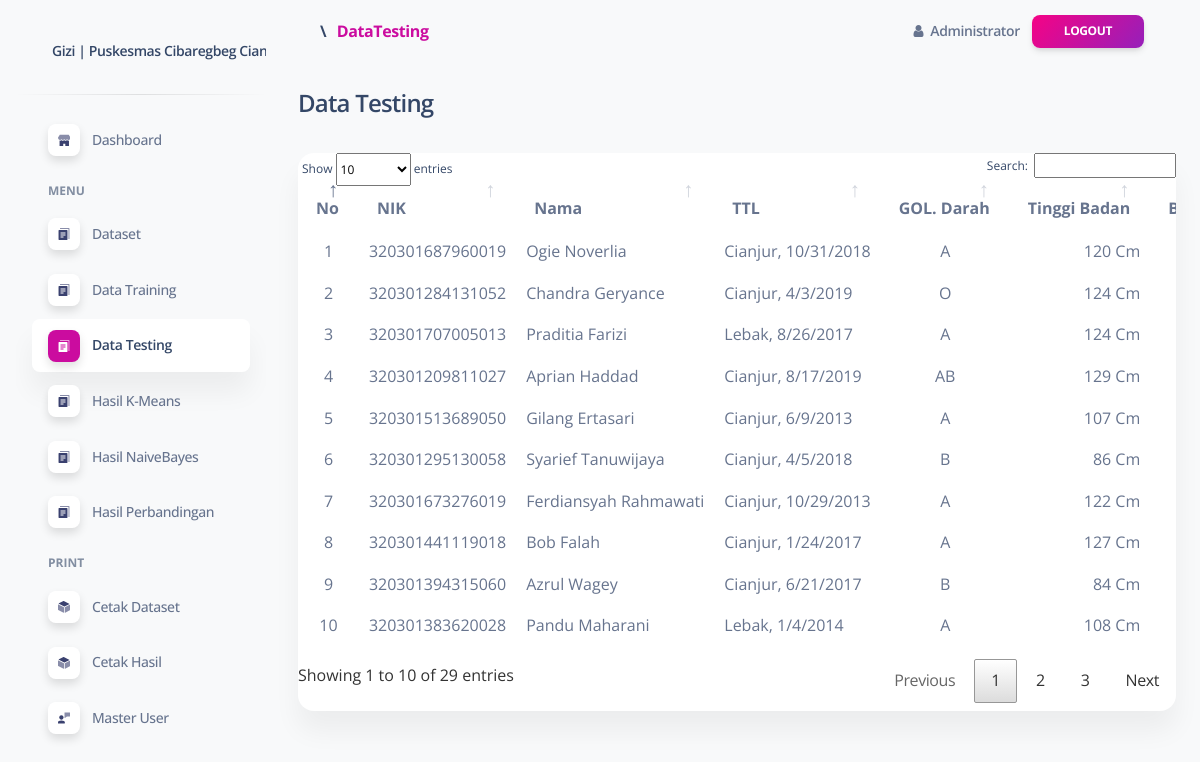
/portal/media.php?module=dataTesting (signed in), run on the app's committed database.
### tables this page shows
CREATE TABLE `dataset` (
  `id` int(255) NOT NULL,
  `nik` varchar(255) NOT NULL,
  `nama` varchar(255) NOT NULL,
  `tb` varchar(255) NOT NULL,
  `bb` varchar(255) NOT NULL,
  `jenisKelamin` varchar(255) NOT NULL,
  `tanggalLahir` varchar(20) NOT NULL,
  `golDar` varchar(10) NOT NULL,
  `tempatLahir` varchar(255) NOT NULL,
  `jenisData` varchar(255) NOT NULL,
  `IMT_status` varchar(255) NOT NULL
);

### portal/module/dataTesting/index.php (the view)
<div class="row">
    <div class="col-sm-12">
        <?php
        include_once '../../config/koneksi.php';
        $query = mysqli_query($conn, "SELECT * FROM dataset WHERE jenisData='testing'");
        ?>
        <h4>Data Testing</h4><br>
        <div class="col-sm-12">
            <div class="card">
                <div class="card-body px-0 pt-0 pb-2">
                    <div class="table-responsive p-0">
                        <table class="table" id="datatablesDataset">
                            <thead class="thead-dark">
                                <tr>
                                    <th scope="col" align="center">No</th>
                                    <th scope="col">NIK</th>
                                    <th scope="col">Nama</th>
                                    <th scope="col">TTL</th>
                                    <th scope="col">GOL. Darah</th>
                                    <th scope="col">Tinggi Badan</th>
                                    <th scope="col">Berat Badan</th>
                                </tr>
                            </thead>
                            <tbody>
                                <?php if (mysqli_num_rows($query) > 0) { ?>
                                    <?php
                                    $no = 1;
                                    while ($data = mysqli_fetch_array($query)) {
                                    ?>
                                        <tr>
                                            <td align="center"><?php echo $no ?></td>
                                            <td><?php echo $data["nik"]; ?></td>
                                            <td><?php echo $data["nama"]; ?></td>
                                            <td><?php echo $data["tempatLahir"] . ", " . $data["tanggalLahir"]; ?></td>
                                            <td align="center"><?php echo $data["golDar"]; ?></td>
                                            <td align="right"><?php echo $data["tb"]; ?> Cm</td>
                                            <td align="right"><?php echo $data["bb"]; ?> Kg</td>
                                        </tr>
                                    <?php $no++;
                                    } ?>
                                <?php } ?>
                            </tbody>
                        </table>
                    </div>
                </div>
            </div>
        </div>

### portal/layout/head.php (style rules this page uses)
th { text-align: left; }

### data on the page
dataset: nik "320301687960019", nama "Ogie Noverlia", tempatLahir "Cianjur", tanggalLahir "10/31/2018", golDar "A", tb "120"
dataset: nik "320301284131052", nama "Chandra Geryance", tempatLahir "Cianjur", tanggalLahir "4/3/2019", golDar "O", tb "124"
dataset: nik "320301707005013", nama "Praditia Farizi", tempatLahir "Lebak", tanggalLahir "8/26/2017", golDar "A", tb "124"
dataset: nik "320301209811027", nama "Aprian Haddad", tempatLahir "Cianjur", tanggalLahir "8/17/2019", golDar "AB", tb "129"
dataset: nik "320301513689050", nama "Gilang Ertasari", tempatLahir "Cianjur", tanggalLahir "6/9/2013", golDar "A", tb "107"
dataset: nik "320301295130058", nama "Syarief Tanuwijaya", tempatLahir "Cianjur", tanggalLahir "4/5/2018", golDar "B", tb "86"
dataset: nik "320301673276019", nama "Ferdiansyah Rahmawati", tempatLahir "Cianjur", tanggalLahir "10/29/2013", golDar "A", tb "122"
dataset: nik "320301441119018", nama "Bob Falah", tempatLahir "Cianjur", tanggalLahir "1/24/2017", golDar "A", tb "127"
dataset: nik "320301394315060", nama "Azrul Wagey", tempatLahir "Cianjur", tanggalLahir "6/21/2017", golDar "B", tb "84"
dataset: nik "320301383620028", nama "Pandu Maharani", tempatLahir "Lebak", tanggalLahir "1/4/2014", golDar "A", tb "108"

### other printed values
TITLE "Gizi | Puskesmas Cibaregbeg…"
implode(" <span style='padding:6px'>\</span> ",$bc) "\\"
$bread['text'] "DataTesting"
$_SESSION['nama'] "Administrator"
